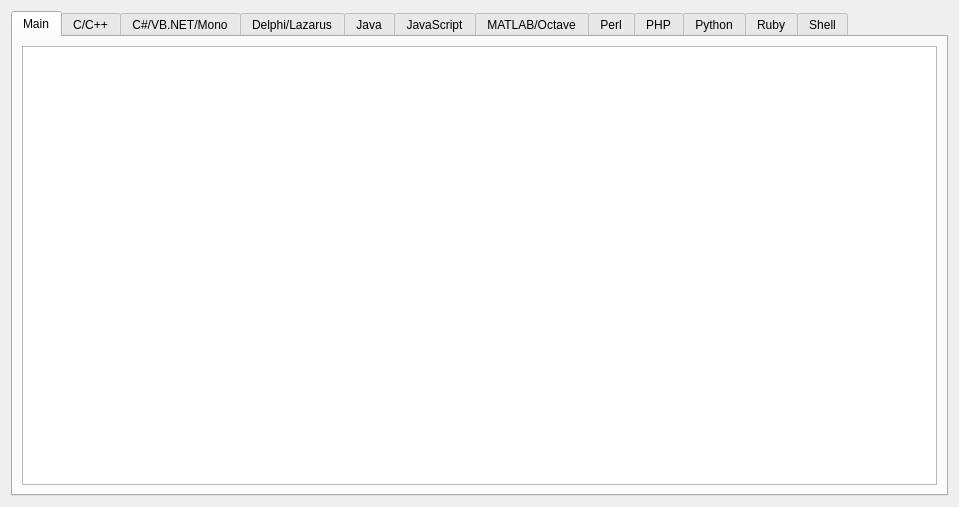
<?xml version="1.0" encoding="UTF-8"?>
<ui version="4.0">
 <class>REDTabVersions</class>
 <widget class="QWidget" name="REDTabVersions">
  <property name="geometry">
   <rect>
    <x>0</x>
    <y>0</y>
    <width>959</width>
    <height>507</height>
   </rect>
  </property>
  <property name="windowTitle">
   <string>REDTabVersions</string>
  </property>
  <layout class="QHBoxLayout" name="horizontalLayout">
   <item>
    <widget class="QTabWidget" name="tabs">
     <property name="currentIndex">
      <number>0</number>
     </property>
     <widget class="QWidget" name="tab">
      <attribute name="title">
       <string>Main</string>
      </attribute>
      <layout class="QVBoxLayout" name="verticalLayout">
       <item>
        <widget class="QTreeView" name="tree_main">
         <property name="editTriggers">
          <set>QAbstractItemView::NoEditTriggers</set>
         </property>
         <property name="alternatingRowColors">
          <bool>true</bool>
         </property>
         <property name="selectionMode">
          <enum>QAbstractItemView::NoSelection</enum>
         </property>
         <property name="rootIsDecorated">
          <bool>false</bool>
         </property>
         <property name="sortingEnabled">
          <bool>true</bool>
         </property>
        </widget>
       </item>
      </layout>
     </widget>
     <widget class="QWidget" name="tab_3">
      <attribute name="title">
       <string>C/C++</string>
      </attribute>
      <layout class="QVBoxLayout" name="verticalLayout_2">
       <item>
        <widget class="QTreeView" name="tree_c">
         <property name="editTriggers">
          <set>QAbstractItemView::NoEditTriggers</set>
         </property>
         <property name="alternatingRowColors">
          <bool>true</bool>
         </property>
         <property name="selectionMode">
          <enum>QAbstractItemView::NoSelection</enum>
         </property>
         <property name="rootIsDecorated">
          <bool>false</bool>
         </property>
         <property name="sortingEnabled">
          <bool>true</bool>
         </property>
        </widget>
       </item>
      </layout>
     </widget>
     <widget class="QWidget" name="tab_5">
      <attribute name="title">
       <string>C#/VB.NET/Mono</string>
      </attribute>
      <layout class="QVBoxLayout" name="verticalLayout_5">
       <item>
        <widget class="QTreeView" name="tree_csharp">
         <property name="editTriggers">
          <set>QAbstractItemView::NoEditTriggers</set>
         </property>
         <property name="alternatingRowColors">
          <bool>true</bool>
         </property>
         <property name="selectionMode">
          <enum>QAbstractItemView::NoSelection</enum>
         </property>
         <property name="rootIsDecorated">
          <bool>false</bool>
         </property>
         <property name="sortingEnabled">
          <bool>true</bool>
         </property>
        </widget>
       </item>
      </layout>
     </widget>
     <widget class="QWidget" name="tab_9">
      <attribute name="title">
       <string>Delphi/Lazarus</string>
      </attribute>
      <layout class="QVBoxLayout" name="verticalLayout_9">
       <item>
        <widget class="QTreeView" name="tree_delphi">
         <property name="editTriggers">
          <set>QAbstractItemView::NoEditTriggers</set>
         </property>
         <property name="alternatingRowColors">
          <bool>true</bool>
         </property>
         <property name="selectionMode">
          <enum>QAbstractItemView::NoSelection</enum>
         </property>
         <property name="rootIsDecorated">
          <bool>false</bool>
         </property>
        </widget>
       </item>
      </layout>
     </widget>
     <widget class="QWidget" name="tab_4">
      <attribute name="title">
       <string>Java</string>
      </attribute>
      <layout class="QVBoxLayout" name="verticalLayout_3">
       <item>
        <widget class="QTreeView" name="tree_java">
         <property name="editTriggers">
          <set>QAbstractItemView::NoEditTriggers</set>
         </property>
         <property name="alternatingRowColors">
          <bool>true</bool>
         </property>
         <property name="selectionMode">
          <enum>QAbstractItemView::NoSelection</enum>
         </property>
         <property name="rootIsDecorated">
          <bool>false</bool>
         </property>
         <property name="sortingEnabled">
          <bool>true</bool>
         </property>
        </widget>
       </item>
      </layout>
     </widget>
     <widget class="QWidget" name="tab_10">
      <attribute name="title">
       <string>JavaScript</string>
      </attribute>
      <layout class="QVBoxLayout" name="verticalLayout_10">
       <item>
        <widget class="QTreeView" name="tree_javascript">
         <property name="editTriggers">
          <set>QAbstractItemView::NoEditTriggers</set>
         </property>
         <property name="alternatingRowColors">
          <bool>true</bool>
         </property>
         <property name="selectionMode">
          <enum>QAbstractItemView::NoSelection</enum>
         </property>
         <property name="rootIsDecorated">
          <bool>false</bool>
         </property>
        </widget>
       </item>
      </layout>
     </widget>
     <widget class="QWidget" name="tab_11">
      <attribute name="title">
       <string>MATLAB/Octave</string>
      </attribute>
      <layout class="QVBoxLayout" name="verticalLayout_11">
       <item>
        <widget class="QTreeView" name="tree_matlab">
         <property name="editTriggers">
          <set>QAbstractItemView::NoEditTriggers</set>
         </property>
         <property name="alternatingRowColors">
          <bool>true</bool>
         </property>
         <property name="selectionMode">
          <enum>QAbstractItemView::NoSelection</enum>
         </property>
         <property name="rootIsDecorated">
          <bool>false</bool>
         </property>
        </widget>
       </item>
      </layout>
     </widget>
     <widget class="QWidget" name="tab_6">
      <attribute name="title">
       <string>Perl</string>
      </attribute>
      <layout class="QVBoxLayout" name="verticalLayout_6">
       <item>
        <widget class="QTreeView" name="tree_perl">
         <property name="editTriggers">
          <set>QAbstractItemView::NoEditTriggers</set>
         </property>
         <property name="alternatingRowColors">
          <bool>true</bool>
         </property>
         <property name="selectionMode">
          <enum>QAbstractItemView::NoSelection</enum>
         </property>
         <property name="rootIsDecorated">
          <bool>false</bool>
         </property>
         <property name="sortingEnabled">
          <bool>true</bool>
         </property>
        </widget>
       </item>
      </layout>
     </widget>
     <widget class="QWidget" name="tab_7">
      <attribute name="title">
       <string>PHP</string>
      </attribute>
      <layout class="QVBoxLayout" name="verticalLayout_7">
       <item>
        <widget class="QTreeView" name="tree_php">
         <property name="editTriggers">
          <set>QAbstractItemView::NoEditTriggers</set>
         </property>
         <property name="alternatingRowColors">
          <bool>true</bool>
         </property>
         <property name="selectionMode">
          <enum>QAbstractItemView::NoSelection</enum>
         </property>
         <property name="rootIsDecorated">
          <bool>false</bool>
         </property>
         <property name="sortingEnabled">
          <bool>true</bool>
         </property>
        </widget>
       </item>
      </layout>
     </widget>
     <widget class="QWidget" name="tab_2">
      <attribute name="title">
       <string>Python</string>
      </attribute>
      <layout class="QVBoxLayout" name="verticalLayout_4">
       <item>
        <widget class="QTreeView" name="tree_python">
         <property name="editTriggers">
          <set>QAbstractItemView::NoEditTriggers</set>
         </property>
         <property name="alternatingRowColors">
          <bool>true</bool>
         </property>
         <property name="selectionMode">
          <enum>QAbstractItemView::NoSelection</enum>
         </property>
         <property name="rootIsDecorated">
          <bool>false</bool>
         </property>
         <property name="sortingEnabled">
          <bool>true</bool>
         </property>
        </widget>
       </item>
      </layout>
     </widget>
     <widget class="QWidget" name="tab_8">
      <attribute name="title">
       <string>Ruby</string>
      </attribute>
      <layout class="QVBoxLayout" name="verticalLayout_8">
       <item>
        <widget class="QTreeView" name="tree_ruby">
         <property name="editTriggers">
          <set>QAbstractItemView::NoEditTriggers</set>
         </property>
         <property name="alternatingRowColors">
          <bool>true</bool>
         </property>
         <property name="selectionMode">
          <enum>QAbstractItemView::NoSelection</enum>
         </property>
         <property name="rootIsDecorated">
          <bool>false</bool>
         </property>
         <property name="sortingEnabled">
          <bool>true</bool>
         </property>
        </widget>
       </item>
      </layout>
     </widget>
     <widget class="QWidget" name="tab_12">
      <attribute name="title">
       <string>Shell</string>
      </attribute>
      <layout class="QVBoxLayout" name="verticalLayout_12">
       <item>
        <widget class="QTreeView" name="tree_shell">
         <property name="editTriggers">
          <set>QAbstractItemView::NoEditTriggers</set>
         </property>
         <property name="alternatingRowColors">
          <bool>true</bool>
         </property>
         <property name="selectionMode">
          <enum>QAbstractItemView::NoSelection</enum>
         </property>
         <property name="rootIsDecorated">
          <bool>false</bool>
         </property>
        </widget>
       </item>
      </layout>
     </widget>
    </widget>
   </item>
  </layout>
 </widget>
 <resources/>
 <connections/>
</ui>
